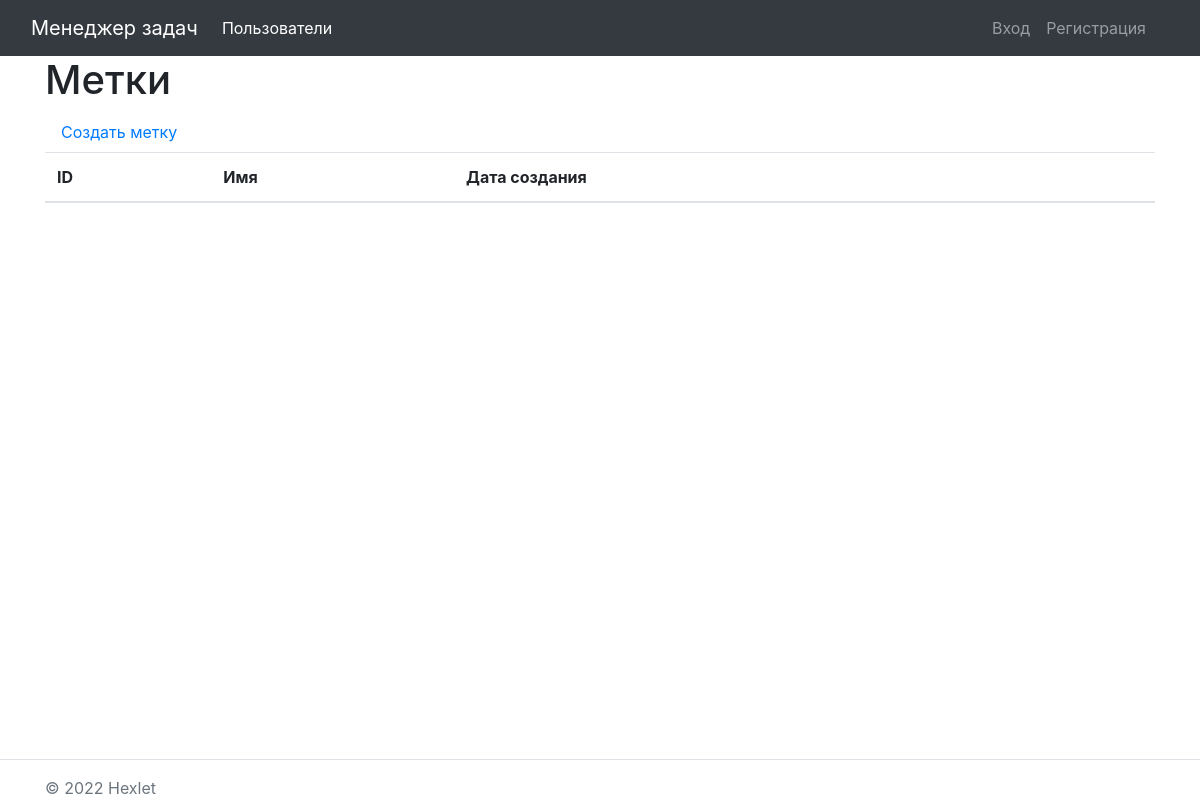
/labels/, run on an earlier commit of the app's database.
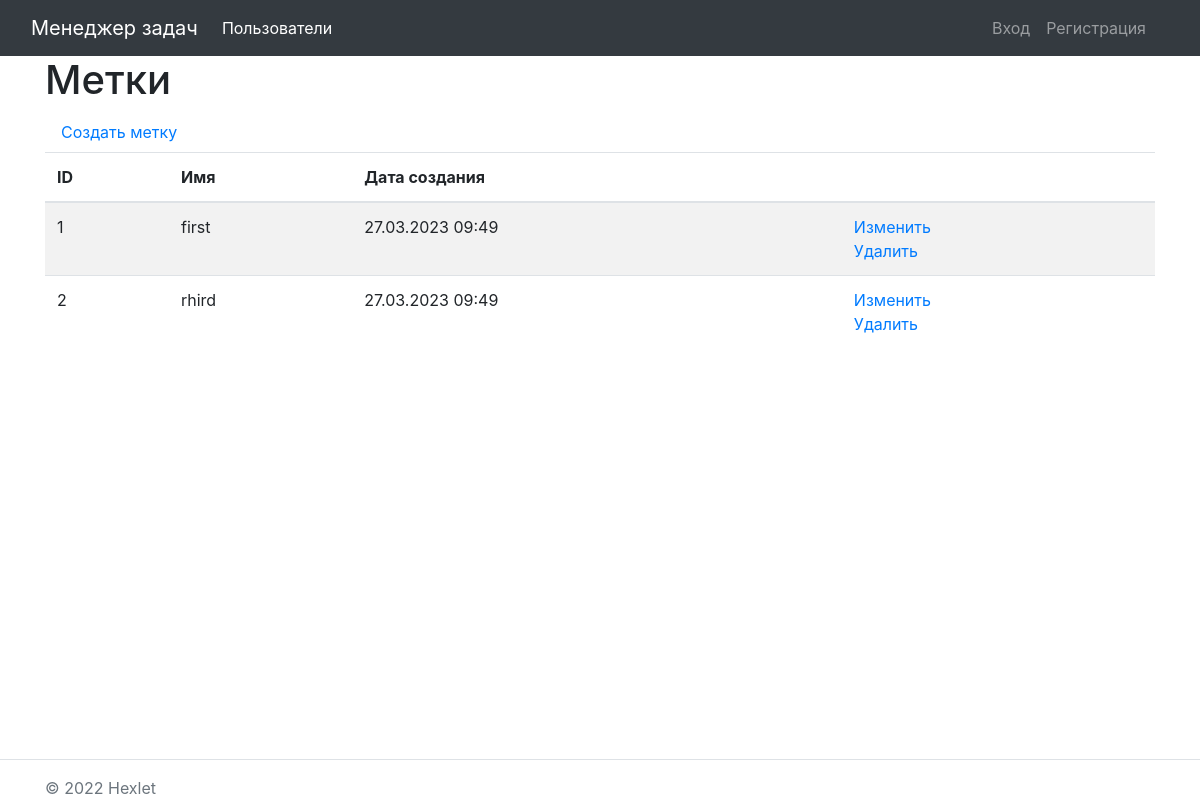
And on a later commit of the database.
### task_manager/labels/models.py (models this page shows, shortened)
class Label(models.Model):
    name = models.CharField(max_length=200, verbose_name="Имя")
    created_at = models.DateTimeField(auto_now=True)
    class Meta:
        verbose_name = _('Меткa')
        verbose_name_plural = _('Метки')

### task_manager/labels/views.py (the view)
# urls.py: path('', LabelListView.as_view(), name='label_list')
class LabelListView(ListView):
    model = Label
    tempalte_name = 'labels/list.html'

### task_manager/labels/templates/labels/label_list.html
{% extends 'base.html' %}
{% block content %}
    <h1>Метки</h1>
    <a class="nav-link" href="{% url 'label_create' %}">Создать метку</a>
    <table class="table table-striped">
        <thead>
            <tr>
                <th>ID</th>
                <th>Имя</th>
                <th>Дата создания</th>
                <th></th>
            </tr>
        </thead>
        <tbody>
            {% for label in object_list %}
            <tr>
                <td>{{ label.id }}</td>
                <td>{{ label.name }}</td>
                <td>{{ label.created_at|date:"d.m.Y H:i" }}</td>
                <td>
                    <a href="{% url 'label_update' label.id %}">Изменить</a>
                    <br>
                    <a href="{% url 'label_delete' label.id %}">Удалить</a>
                </td>
            </tr>
            {% endfor %}
        </tbody>
    </table>
{% endblock content %}

### task_manager/templates/base.html (shortened to what this page needs)
{% load bootstrap4 i18n %}
{% get_current_language as LANGUAGE_CODE %}
<!doctype html>
<html lang="{{ LANGUAGE_CODE }}">
<head>
  {% bootstrap_css %}
</head>
<body class="min-vh-100 d-flex flex-column">
  {% include 'layout/navbar.html' %}
  <main class="container wrapper flex-grow-1">
    {% block content %}{% endblock content %}
  </main>
  {% include 'layout/footer.html' %}
</body>
</html>

### task_manager/templates/layout/navbar.html (shortened to what this page needs)
{% load i18n %}
<nav class="navbar navbar-expand-md navbar-dark bg-dark">
  <div class="container-fluid">
    <a class="navbar-brand" href="/">{% translate "Менеджер задач" %}</a>
    <div class="collapse navbar-collapse flex-grow-1" id="navbarCollapse">
      <ul class="col-8 navbar-nav  mb-2 mb-md-0">
        <li class="nav-item">
          <a class="nav-link active" aria-current="page"
          href="{% url 'users_list' %}">{% translate "Пользователи" %}</a>
        </li>
      </ul>
      <ul class="col-4 d-flex justify-content-end align-items-right navbar-nav">
        {% if user.is_authenticated %}
        <li class="nav-item">
          <a class="nav-link" href="{% url 'logout' %}">{% translate "Выход" %}</a>
        </li>
        {% else %}
        <li class="nav-item">
          <a class="nav-link" href="{% url 'login' %}">{% translate "Вход" %}</a>
        </li>
        <li class="nav-item">
          <a class="nav-link" href="{% url 'user_create' %}">{% translate "Регистрация" %}</a>
        </li>
        {% endif %}
      </ul>
    </div>
  </div>
</nav>

### task_manager/templates/layout/footer.html
 <footer class="pt-3 mt-4 text-muted border-top">
   <div class="container">
      &copy; 2022 Hexlet
     </div>
 </footer>

What changed in the data, as far as the page shows it:
added Label: id "1", name "first", created_at "27.03.2023 09:49"
added Label: id "2", name "rhird", created_at "27.03.2023 09:49"
